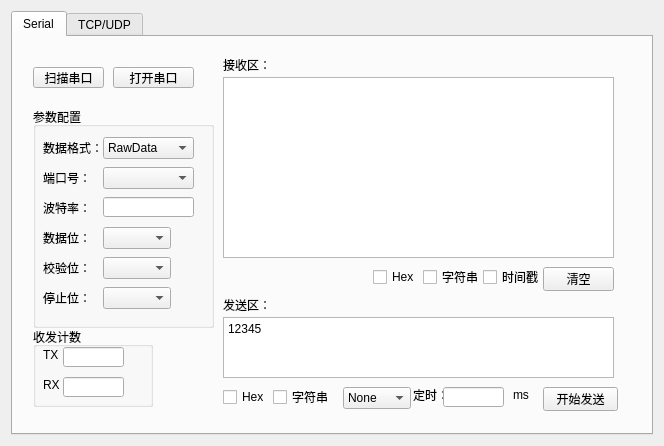
<?xml version="1.0" encoding="UTF-8"?>
<ui version="4.0">
 <class>widget</class>
 <widget class="QWidget" name="widget">
  <property name="geometry">
   <rect>
    <x>0</x>
    <y>0</y>
    <width>664</width>
    <height>446</height>
   </rect>
  </property>
  <property name="windowTitle">
   <string>Form</string>
  </property>
  <layout class="QHBoxLayout" name="horizontalLayout">
   <item>
    <widget class="QTabWidget" name="tabFeature">
     <property name="styleSheet">
      <string notr="true"/>
     </property>
     <property name="currentIndex">
      <number>0</number>
     </property>
     <widget class="QWidget" name="tab_serial">
      <attribute name="title">
       <string>Serial</string>
      </attribute>
      <widget class="QPushButton" name="push_button_open_serial">
       <property name="geometry">
        <rect>
         <x>100</x>
         <y>30</y>
         <width>81</width>
         <height>21</height>
        </rect>
       </property>
       <property name="text">
        <string>打开串口</string>
       </property>
      </widget>
      <widget class="QGroupBox" name="group_box_setting">
       <property name="geometry">
        <rect>
         <x>20</x>
         <y>70</y>
         <width>181</width>
         <height>221</height>
        </rect>
       </property>
       <property name="title">
        <string>参数配置</string>
       </property>
       <widget class="QLabel" name="label_format">
        <property name="geometry">
         <rect>
          <x>10</x>
          <y>30</y>
          <width>61</width>
          <height>21</height>
         </rect>
        </property>
        <property name="text">
         <string>数据格式：</string>
        </property>
       </widget>
       <widget class="QComboBox" name="combo_box_format">
        <property name="geometry">
         <rect>
          <x>70</x>
          <y>30</y>
          <width>91</width>
          <height>22</height>
         </rect>
        </property>
        <item>
         <property name="text">
          <string>RawData</string>
         </property>
        </item>
        <item>
         <property name="text">
          <string>Format</string>
         </property>
        </item>
       </widget>
       <widget class="QLabel" name="label_serial_index">
        <property name="geometry">
         <rect>
          <x>10</x>
          <y>60</y>
          <width>61</width>
          <height>21</height>
         </rect>
        </property>
        <property name="text">
         <string>端口号：</string>
        </property>
       </widget>
       <widget class="QComboBox" name="combo_box_serial_index">
        <property name="geometry">
         <rect>
          <x>70</x>
          <y>60</y>
          <width>91</width>
          <height>22</height>
         </rect>
        </property>
       </widget>
       <widget class="QLabel" name="label_baudrate">
        <property name="geometry">
         <rect>
          <x>10</x>
          <y>90</y>
          <width>61</width>
          <height>21</height>
         </rect>
        </property>
        <property name="text">
         <string>波特率：</string>
        </property>
       </widget>
       <widget class="QLabel" name="label_data_bit">
        <property name="geometry">
         <rect>
          <x>10</x>
          <y>120</y>
          <width>61</width>
          <height>21</height>
         </rect>
        </property>
        <property name="text">
         <string>数据位：</string>
        </property>
       </widget>
       <widget class="QLabel" name="label_parity_bit">
        <property name="geometry">
         <rect>
          <x>10</x>
          <y>150</y>
          <width>61</width>
          <height>21</height>
         </rect>
        </property>
        <property name="text">
         <string>校验位：</string>
        </property>
       </widget>
       <widget class="QLabel" name="label_stop_bit">
        <property name="geometry">
         <rect>
          <x>10</x>
          <y>180</y>
          <width>61</width>
          <height>21</height>
         </rect>
        </property>
        <property name="text">
         <string>停止位：</string>
        </property>
       </widget>
       <widget class="QLineEdit" name="line_edit_baudrate">
        <property name="geometry">
         <rect>
          <x>70</x>
          <y>90</y>
          <width>91</width>
          <height>20</height>
         </rect>
        </property>
       </widget>
       <widget class="QComboBox" name="combo_box_data_bit">
        <property name="geometry">
         <rect>
          <x>70</x>
          <y>120</y>
          <width>68</width>
          <height>22</height>
         </rect>
        </property>
       </widget>
       <widget class="QComboBox" name="combo_box_parity_bit">
        <property name="geometry">
         <rect>
          <x>70</x>
          <y>150</y>
          <width>68</width>
          <height>22</height>
         </rect>
        </property>
       </widget>
       <widget class="QComboBox" name="combo_box_stop_bit">
        <property name="geometry">
         <rect>
          <x>70</x>
          <y>180</y>
          <width>68</width>
          <height>22</height>
         </rect>
        </property>
       </widget>
      </widget>
      <widget class="QLabel" name="label_rx_space">
       <property name="geometry">
        <rect>
         <x>210</x>
         <y>20</y>
         <width>54</width>
         <height>16</height>
        </rect>
       </property>
       <property name="text">
        <string>接收区：</string>
       </property>
      </widget>
      <widget class="QTextBrowser" name="text_browser_rx_space">
       <property name="geometry">
        <rect>
         <x>210</x>
         <y>40</y>
         <width>391</width>
         <height>181</height>
        </rect>
       </property>
      </widget>
      <widget class="QLabel" name="label_tx_space">
       <property name="geometry">
        <rect>
         <x>210</x>
         <y>260</y>
         <width>54</width>
         <height>16</height>
        </rect>
       </property>
       <property name="text">
        <string>发送区：</string>
       </property>
      </widget>
      <widget class="QTextBrowser" name="text_browser_tx_space">
       <property name="geometry">
        <rect>
         <x>210</x>
         <y>280</y>
         <width>391</width>
         <height>61</height>
        </rect>
       </property>
       <property name="html">
        <string>&lt;!DOCTYPE HTML PUBLIC &quot;-//W3C//DTD HTML 4.0//EN&quot; &quot;http://www.w3.org/TR/REC-html40/strict.dtd&quot;&gt;
&lt;html&gt;&lt;head&gt;&lt;meta name=&quot;qrichtext&quot; content=&quot;1&quot; /&gt;&lt;meta charset=&quot;utf-8&quot; /&gt;&lt;style type=&quot;text/css&quot;&gt;
p, li { white-space: pre-wrap; }
hr { height: 1px; border-width: 0; }
li.unchecked::marker { content: &quot;\2610&quot;; }
li.checked::marker { content: &quot;\2612&quot;; }
&lt;/style&gt;&lt;/head&gt;&lt;body style=&quot; font-family:'Microsoft YaHei UI'; font-size:9pt; font-weight:400; font-style:normal;&quot;&gt;
&lt;p style=&quot; margin-top:0px; margin-bottom:0px; margin-left:0px; margin-right:0px; -qt-block-indent:0; text-indent:0px;&quot;&gt;12345&lt;/p&gt;&lt;/body&gt;&lt;/html&gt;</string>
       </property>
      </widget>
      <widget class="QPushButton" name="pushButton_start_send">
       <property name="geometry">
        <rect>
         <x>530</x>
         <y>350</y>
         <width>75</width>
         <height>24</height>
        </rect>
       </property>
       <property name="text">
        <string>开始发送</string>
       </property>
      </widget>
      <widget class="QCheckBox" name="check_box_tx_hex_2">
       <property name="geometry">
        <rect>
         <x>210</x>
         <y>350</y>
         <width>51</width>
         <height>20</height>
        </rect>
       </property>
       <property name="text">
        <string>Hex</string>
       </property>
       <property name="autoExclusive">
        <bool>true</bool>
       </property>
      </widget>
      <widget class="QCheckBox" name="check_box_tx_str">
       <property name="geometry">
        <rect>
         <x>260</x>
         <y>350</y>
         <width>61</width>
         <height>20</height>
        </rect>
       </property>
       <property name="text">
        <string>字符串</string>
       </property>
       <property name="autoExclusive">
        <bool>true</bool>
       </property>
      </widget>
      <widget class="QComboBox" name="combo_box_tx_append">
       <property name="geometry">
        <rect>
         <x>330</x>
         <y>350</y>
         <width>68</width>
         <height>22</height>
        </rect>
       </property>
       <item>
        <property name="text">
         <string>None</string>
        </property>
       </item>
       <item>
        <property name="text">
         <string>\r</string>
        </property>
       </item>
       <item>
        <property name="text">
         <string>\n</string>
        </property>
       </item>
       <item>
        <property name="text">
         <string>\r\n</string>
        </property>
       </item>
      </widget>
      <widget class="QLabel" name="label_timer">
       <property name="geometry">
        <rect>
         <x>400</x>
         <y>350</y>
         <width>31</width>
         <height>16</height>
        </rect>
       </property>
       <property name="text">
        <string>定时：</string>
       </property>
      </widget>
      <widget class="QLineEdit" name="line_edit_timer">
       <property name="geometry">
        <rect>
         <x>430</x>
         <y>350</y>
         <width>61</width>
         <height>20</height>
        </rect>
       </property>
      </widget>
      <widget class="QLabel" name="label_timer_ms">
       <property name="geometry">
        <rect>
         <x>500</x>
         <y>350</y>
         <width>21</width>
         <height>16</height>
        </rect>
       </property>
       <property name="text">
        <string>ms</string>
       </property>
      </widget>
      <widget class="QCheckBox" name="check_box_time_stamp">
       <property name="geometry">
        <rect>
         <x>470</x>
         <y>230</y>
         <width>61</width>
         <height>20</height>
        </rect>
       </property>
       <property name="text">
        <string>时间戳</string>
       </property>
      </widget>
      <widget class="QPushButton" name="push_button_rx_clear">
       <property name="geometry">
        <rect>
         <x>530</x>
         <y>230</y>
         <width>71</width>
         <height>24</height>
        </rect>
       </property>
       <property name="text">
        <string>清空</string>
       </property>
      </widget>
      <widget class="QCheckBox" name="check_box_rx_str">
       <property name="geometry">
        <rect>
         <x>410</x>
         <y>230</y>
         <width>61</width>
         <height>20</height>
        </rect>
       </property>
       <property name="text">
        <string>字符串</string>
       </property>
       <property name="autoExclusive">
        <bool>false</bool>
       </property>
      </widget>
      <widget class="QCheckBox" name="check_box_tx_hex">
       <property name="geometry">
        <rect>
         <x>360</x>
         <y>230</y>
         <width>51</width>
         <height>20</height>
        </rect>
       </property>
       <property name="text">
        <string>Hex</string>
       </property>
      </widget>
      <widget class="QGroupBox" name="group_box_tx_rx_count">
       <property name="geometry">
        <rect>
         <x>20</x>
         <y>290</y>
         <width>120</width>
         <height>80</height>
        </rect>
       </property>
       <property name="title">
        <string>收发计数</string>
       </property>
       <widget class="QLabel" name="label_tx_count">
        <property name="geometry">
         <rect>
          <x>10</x>
          <y>20</y>
          <width>31</width>
          <height>16</height>
         </rect>
        </property>
        <property name="text">
         <string>TX</string>
        </property>
       </widget>
       <widget class="QLineEdit" name="line_edit_tx_count">
        <property name="geometry">
         <rect>
          <x>30</x>
          <y>20</y>
          <width>61</width>
          <height>20</height>
         </rect>
        </property>
       </widget>
       <widget class="QLabel" name="label_rx_count">
        <property name="geometry">
         <rect>
          <x>10</x>
          <y>50</y>
          <width>31</width>
          <height>16</height>
         </rect>
        </property>
        <property name="text">
         <string>RX</string>
        </property>
       </widget>
       <widget class="QLineEdit" name="line_edit_rx_count">
        <property name="geometry">
         <rect>
          <x>30</x>
          <y>50</y>
          <width>61</width>
          <height>20</height>
         </rect>
        </property>
       </widget>
      </widget>
      <widget class="QPushButton" name="push_button_scan_serial">
       <property name="geometry">
        <rect>
         <x>20</x>
         <y>30</y>
         <width>71</width>
         <height>21</height>
        </rect>
       </property>
       <property name="text">
        <string>扫描串口</string>
       </property>
      </widget>
     </widget>
     <widget class="QWidget" name="tab_tcp_udp">
      <attribute name="title">
       <string>TCP/UDP</string>
      </attribute>
     </widget>
    </widget>
   </item>
  </layout>
 </widget>
 <resources/>
 <connections/>
</ui>
